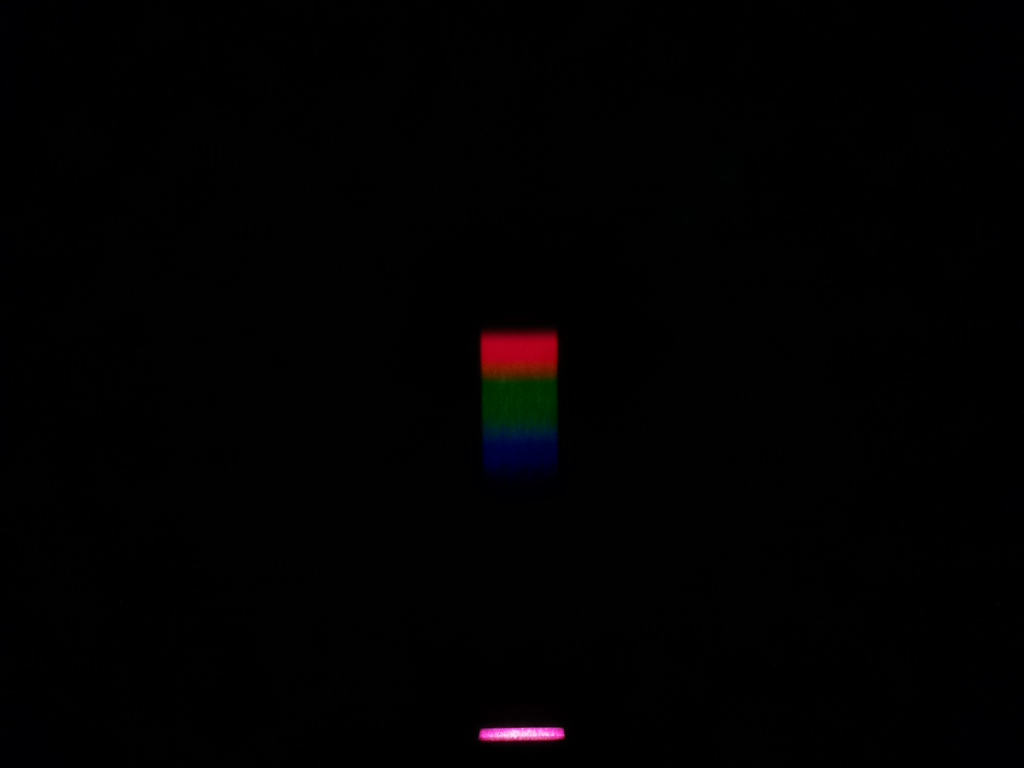
#> input picture W red.jpg, 1024 x 768 px
$ python Lab3processing.py
#> lines starting #> are read from the running program, lines starting #| are printed output that depends on the picture
### lightFunctions.py
import numpy as np
import matplotlib.pyplot as plt
import imageio
from cycler import cycler

def readIntensity(photoName, plotName, lamp, surface):
#> called with photoName = 'W red.jpg', plotName = 'Wred_processed.jpg', lamp = 'Лампа накаливания', surface = 'красный лист'
    photo = imageio.imread(photoName)
#> photo is the input picture: shape (768, 1024, 3); mean R, G, B 1, 1, 0.7
    background = photo[320:500, 350:600, 0:3].swapaxes(0, 1)
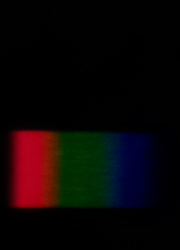
#> background: shape (250, 180, 3); mean R, G, B 11.6, 5.4, 5.5

    cut = photo[320:500, 350:600, 0:3].swapaxes(0, 1)
    rgb = np.mean(cut, axis=(0))
#> rgb = 180 rows, first 8: [0.696, 0.376, 0.188], [0.7, 0.38, 0.192], [0.696, 0.456, 0.336], [0.888, 0.62, 0.452], [1.54, 0.692, 0.248], [2.03, 0.78, 0.476], [2.94, 1, 0.736], [4.48, 1.1, 0.952]
    luma = 0.2989 * rgb[:, 0] + 0.5866 * rgb[:, 1] + 0.1144 * rgb[:, 2]
#> luma = 180 values, max 17.75 at index 26, min 0.45 at index 0, mean 7.26

    # [16 lines of commented-out code are left out]

    return luma

### Lab3processing.py
import lightFunctions as j
import matplotlib.pyplot as pyplot
import matplotlib.ticker as ticker
lumaR = j.readIntensity("W red.jpg", "Wred_processed.jpg", "Лампа накаливания", "красный лист")
#> lumaR has the same summary as luma in readIntensity
lumaB = j.readIntensity("W blue 3.jpg", "Wblue_processed.jpg", "Лампа накаливания", "синий лист")
#> call 2 of readIntensity, with photoName = 'W blue 3.jpg', plotName = 'Wblue_processed.jpg', lamp = 'Лампа накаливания', surface = 'синий лист'
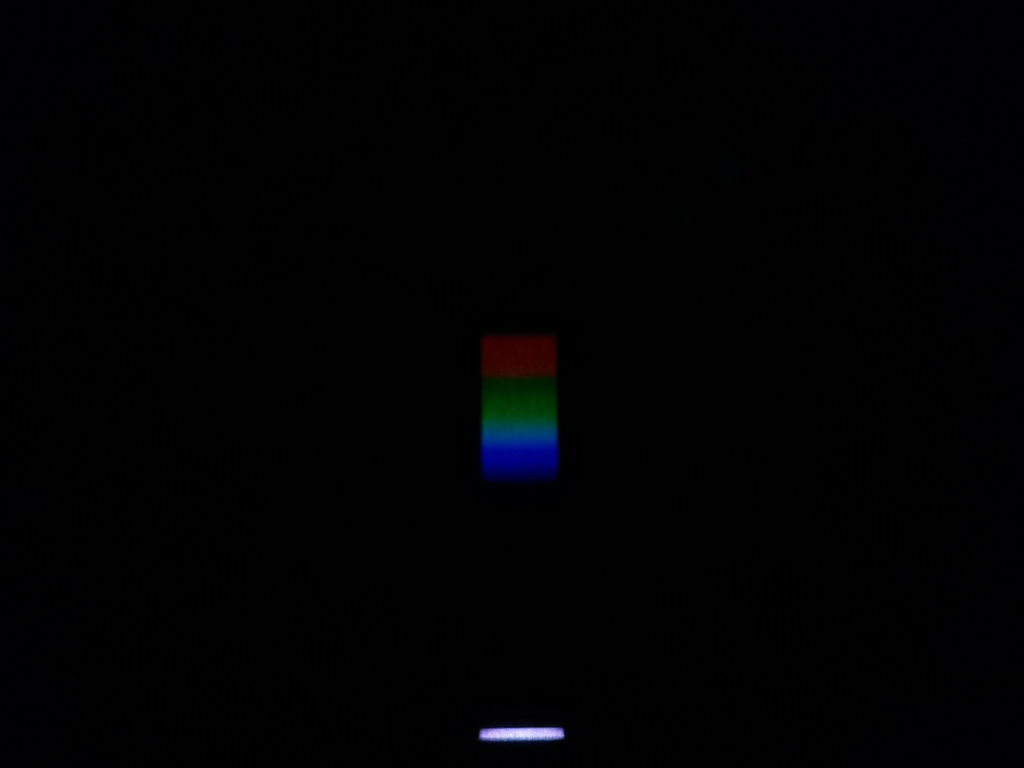
#> input picture W blue 3.jpg, 1024 x 768 px
#> in readIntensity, photo is the input picture: shape (768, 1024, 3); mean R, G, B 0.5, 1.2, 1.3
#> in readIntensity (call 2), `background = photo[320:500, 350:600, 0:3].swapaxes(0, 1)`:
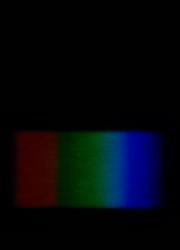
#> background: shape (250, 180, 3); mean R, G, B 3.6, 7, 11.6
#> in readIntensity (call 2), `rgb = np.mean(cut, axis=(0))`: rgb = 180 rows, first 8: [0.02, 0.516, 0], [0.02, 0.54, 0], [0.016, 0.496, 0], [0.02, 0.5, 0.004], [0.216, 0.492, 0.008], [0.216, 0.492, 0.008], [0.316, 0.52, 0.108], [0.348, 0.54, 0.148]
#> in readIntensity (call 2), `luma = 0.2989 * rgb[:, 0] + 0.5866 * rgb[:, 1] + 0.1144 * rgb[:, 2]`: luma = 180 values, max 15.91 at index 109, min 0.296 at index 2, mean 6.53
#> lumaB has the same summary as luma in readIntensity
lumaG = j.readIntensity("W green.jpg", "Wgreen_processed.jpg", "Лампа накаливания", "зелёный лист")
#> call 3 of readIntensity, with photoName = 'W green.jpg', plotName = 'Wgreen_processed.jpg', lamp = 'Лампа накаливания', surface = 'зелёный лист'
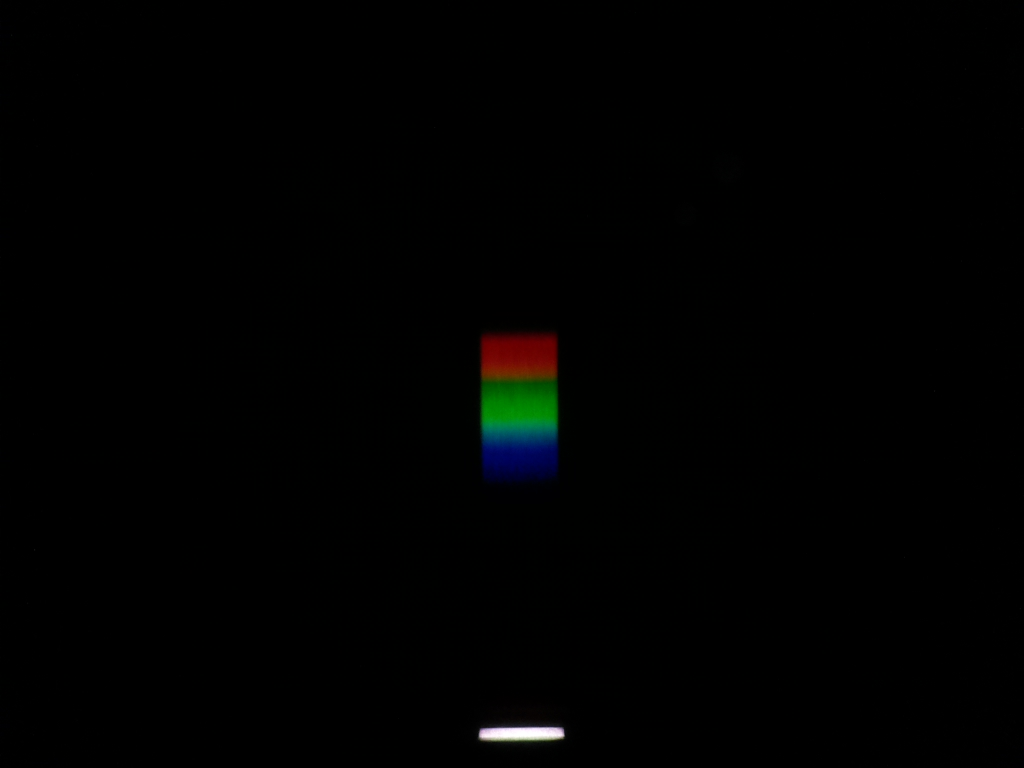
#> input picture W green.jpg, 1024 x 768 px
#> in readIntensity, photo is the input picture: shape (768, 1024, 3); mean R, G, B 0.8, 1.2, 0.8
#> in readIntensity (call 3), `background = photo[320:500, 350:600, 0:3].swapaxes(0, 1)`:
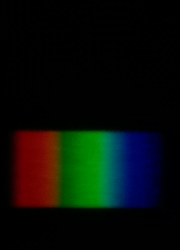
#> background: shape (250, 180, 3); mean R, G, B 8.2, 13.5, 8.4
#> in readIntensity (call 3), `rgb = np.mean(cut, axis=(0))`: rgb = 180 rows, first 8: [0.264, 0.084, 0.012], [0.288, 0.088, 0.012], [0.364, 0.216, 0.032], [0.436, 0.28, 0.048], [0.276, 0.312, 0.116], [0.336, 0.376, 0.152], [0.548, 0.504, 0.02], [0.772, 0.68, 0.048]
#> in readIntensity (call 3), `luma = 0.2989 * rgb[:, 0] + 0.5866 * rgb[:, 1] + 0.1144 * rgb[:, 2]`: luma = 180 values, max 26.89 at index 100, min 0.13 at index 0, mean 11.33
#> lumaG has the same summary as luma in readIntensity
lumaY = j.readIntensity("W yellow.jpg", "Wyellow_processed.jpg", "Лампа накаливания", "жёлтый лист")
#> (the run stopped early here; a loop or call above may not have finished)
